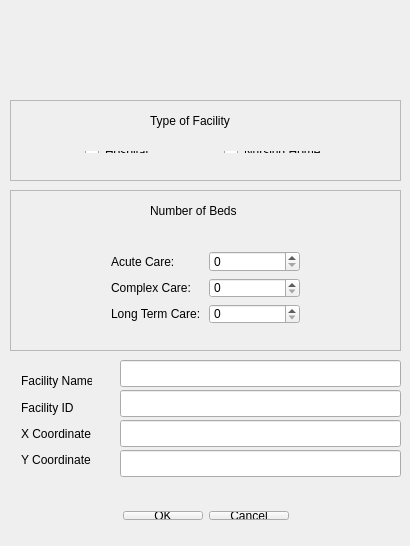
<?xml version="1.0" encoding="UTF-8"?>
<ui version="4.0">
 <class>AddFacility</class>
 <widget class="QMainWindow" name="AddFacility">
  <property name="geometry">
   <rect>
    <x>0</x>
    <y>0</y>
    <width>410</width>
    <height>546</height>
   </rect>
  </property>
  <property name="windowTitle">
   <string>AddFacility</string>
  </property>
  <widget class="QWidget" name="centralWidget">
   <widget class="QWidget" name="layoutWidget_2">
    <property name="geometry">
     <rect>
      <x>0</x>
      <y>500</y>
      <width>411</width>
      <height>31</height>
     </rect>
    </property>
    <layout class="QHBoxLayout" name="horizontalLayout">
     <item>
      <spacer name="horizontalSpacer">
       <property name="orientation">
        <enum>Qt::Horizontal</enum>
       </property>
       <property name="sizeHint" stdset="0">
        <size>
         <width>98</width>
         <height>20</height>
        </size>
       </property>
      </spacer>
     </item>
     <item>
      <layout class="QGridLayout" name="gridLayout_2">
       <item row="0" column="0">
        <widget class="QPushButton" name="okBtn">
         <property name="text">
          <string>OK</string>
         </property>
        </widget>
       </item>
       <item row="0" column="1">
        <widget class="QPushButton" name="cancelBtn">
         <property name="text">
          <string>Cancel</string>
         </property>
        </widget>
       </item>
      </layout>
     </item>
     <item>
      <spacer name="horizontalSpacer_2">
       <property name="orientation">
        <enum>Qt::Horizontal</enum>
       </property>
       <property name="sizeHint" stdset="0">
        <size>
         <width>98</width>
         <height>20</height>
        </size>
       </property>
      </spacer>
     </item>
    </layout>
   </widget>
   <widget class="QFrame" name="frame_2">
    <property name="geometry">
     <rect>
      <x>10</x>
      <y>190</y>
      <width>391</width>
      <height>161</height>
     </rect>
    </property>
    <property name="frameShape">
     <enum>QFrame::StyledPanel</enum>
    </property>
    <property name="frameShadow">
     <enum>QFrame::Raised</enum>
    </property>
    <widget class="QLabel" name="label_8">
     <property name="geometry">
      <rect>
       <x>140</x>
       <y>10</y>
       <width>111</width>
       <height>21</height>
      </rect>
     </property>
     <property name="text">
      <string>Number of Beds</string>
     </property>
    </widget>
    <widget class="QWidget" name="">
     <property name="geometry">
      <rect>
       <x>90</x>
       <y>50</y>
       <width>211</width>
       <height>95</height>
      </rect>
     </property>
     <layout class="QGridLayout" name="gridLayout_3">
      <item row="0" column="0">
       <widget class="QLabel" name="label_6">
        <property name="text">
         <string>Acute Care:</string>
        </property>
       </widget>
      </item>
      <item row="0" column="1">
       <widget class="QSpinBox" name="acuteNumBox"/>
      </item>
      <item row="1" column="0">
       <widget class="QLabel" name="label_13">
        <property name="text">
         <string>Complex Care:</string>
        </property>
       </widget>
      </item>
      <item row="1" column="1">
       <widget class="QSpinBox" name="complexNumBox"/>
      </item>
      <item row="2" column="0">
       <widget class="QLabel" name="label_14">
        <property name="text">
         <string>Long Term Care:</string>
        </property>
       </widget>
      </item>
      <item row="2" column="1">
       <widget class="QSpinBox" name="longNumBox"/>
      </item>
     </layout>
    </widget>
   </widget>
   <widget class="QFrame" name="frame">
    <property name="geometry">
     <rect>
      <x>10</x>
      <y>100</y>
      <width>391</width>
      <height>81</height>
     </rect>
    </property>
    <property name="frameShape">
     <enum>QFrame::StyledPanel</enum>
    </property>
    <property name="frameShadow">
     <enum>QFrame::Raised</enum>
    </property>
    <widget class="QLabel" name="label_4">
     <property name="geometry">
      <rect>
       <x>140</x>
       <y>10</y>
       <width>101</width>
       <height>21</height>
      </rect>
     </property>
     <property name="text">
      <string>Type of Facility</string>
     </property>
    </widget>
    <widget class="QWidget" name="layoutWidget">
     <property name="geometry">
      <rect>
       <x>0</x>
       <y>40</y>
       <width>391</width>
       <height>24</height>
      </rect>
     </property>
     <layout class="QHBoxLayout" name="horizontalLayout_2">
      <item>
       <spacer name="horizontalSpacer_3">
        <property name="orientation">
         <enum>Qt::Horizontal</enum>
        </property>
        <property name="sizeHint" stdset="0">
         <size>
          <width>40</width>
          <height>20</height>
         </size>
        </property>
       </spacer>
      </item>
      <item>
       <widget class="QRadioButton" name="hospitalRadio">
        <property name="text">
         <string>Hospital</string>
        </property>
       </widget>
      </item>
      <item>
       <spacer name="horizontalSpacer_4">
        <property name="orientation">
         <enum>Qt::Horizontal</enum>
        </property>
        <property name="sizeHint" stdset="0">
         <size>
          <width>40</width>
          <height>20</height>
         </size>
        </property>
       </spacer>
      </item>
      <item>
       <widget class="QRadioButton" name="nursingRadio">
        <property name="text">
         <string>Nursing Home</string>
        </property>
       </widget>
      </item>
      <item>
       <spacer name="horizontalSpacer_5">
        <property name="orientation">
         <enum>Qt::Horizontal</enum>
        </property>
        <property name="sizeHint" stdset="0">
         <size>
          <width>40</width>
          <height>20</height>
         </size>
        </property>
       </spacer>
      </item>
     </layout>
    </widget>
   </widget>
   <widget class="QLineEdit" name="facilityLine">
    <property name="geometry">
     <rect>
      <x>120</x>
      <y>360</y>
      <width>281</width>
      <height>27</height>
     </rect>
    </property>
   </widget>
   <widget class="QLineEdit" name="idLine">
    <property name="geometry">
     <rect>
      <x>120</x>
      <y>390</y>
      <width>281</width>
      <height>27</height>
     </rect>
    </property>
   </widget>
   <widget class="QLineEdit" name="xLine">
    <property name="geometry">
     <rect>
      <x>120</x>
      <y>420</y>
      <width>281</width>
      <height>27</height>
     </rect>
    </property>
   </widget>
   <widget class="QLineEdit" name="yLine">
    <property name="geometry">
     <rect>
      <x>120</x>
      <y>450</y>
      <width>281</width>
      <height>27</height>
     </rect>
    </property>
   </widget>
   <widget class="QLabel" name="crossImg">
    <property name="geometry">
     <rect>
      <x>290</x>
      <y>10</y>
      <width>71</width>
      <height>71</height>
     </rect>
    </property>
    <property name="text">
     <string/>
    </property>
   </widget>
   <widget class="QWidget" name="">
    <property name="geometry">
     <rect>
      <x>10</x>
      <y>360</y>
      <width>93</width>
      <height>121</height>
     </rect>
    </property>
    <layout class="QGridLayout" name="gridLayout">
     <item row="0" column="0">
      <widget class="QLabel" name="label">
       <property name="text">
        <string>Facility Name</string>
       </property>
      </widget>
     </item>
     <item row="1" column="0">
      <widget class="QLabel" name="label_2">
       <property name="text">
        <string>Facility ID</string>
       </property>
      </widget>
     </item>
     <item row="2" column="0">
      <widget class="QLabel" name="label_3">
       <property name="text">
        <string>X Coordinate</string>
       </property>
      </widget>
     </item>
     <item row="3" column="0">
      <widget class="QLabel" name="label_5">
       <property name="text">
        <string>Y Coordinate</string>
       </property>
      </widget>
     </item>
    </layout>
   </widget>
  </widget>
 </widget>
 <layoutdefault spacing="6" margin="11"/>
 <resources/>
 <connections/>
</ui>
